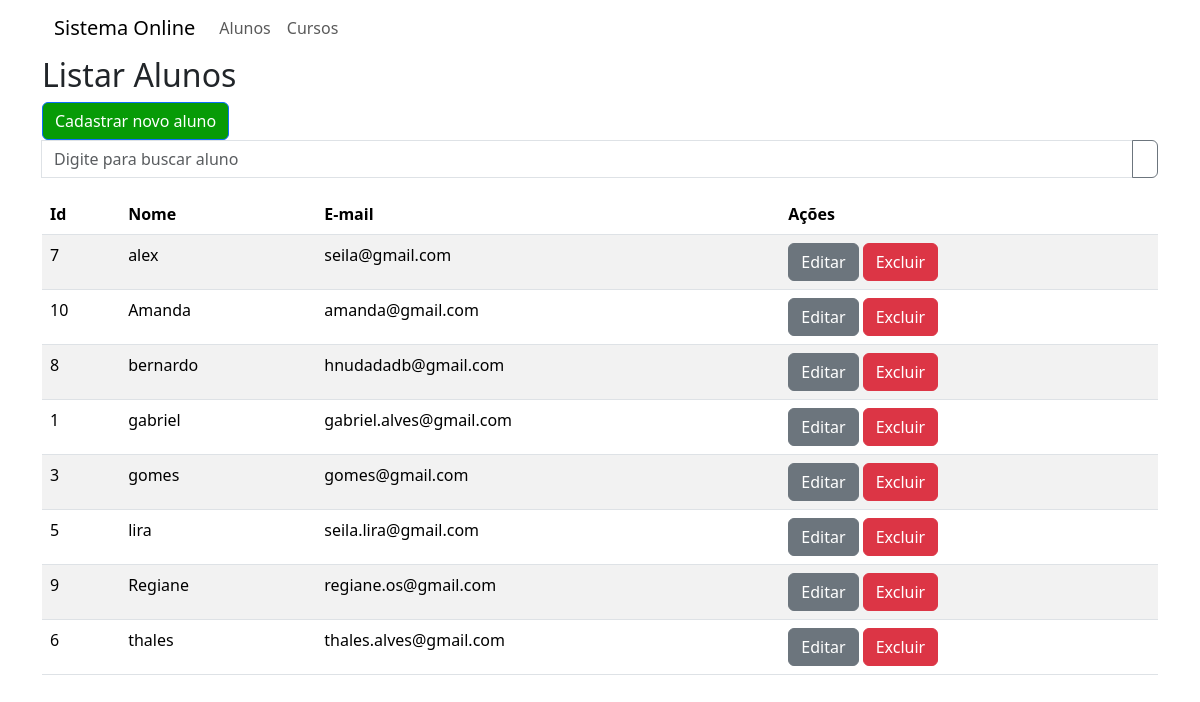
Before: /teste/listar_alunos with the older database file.
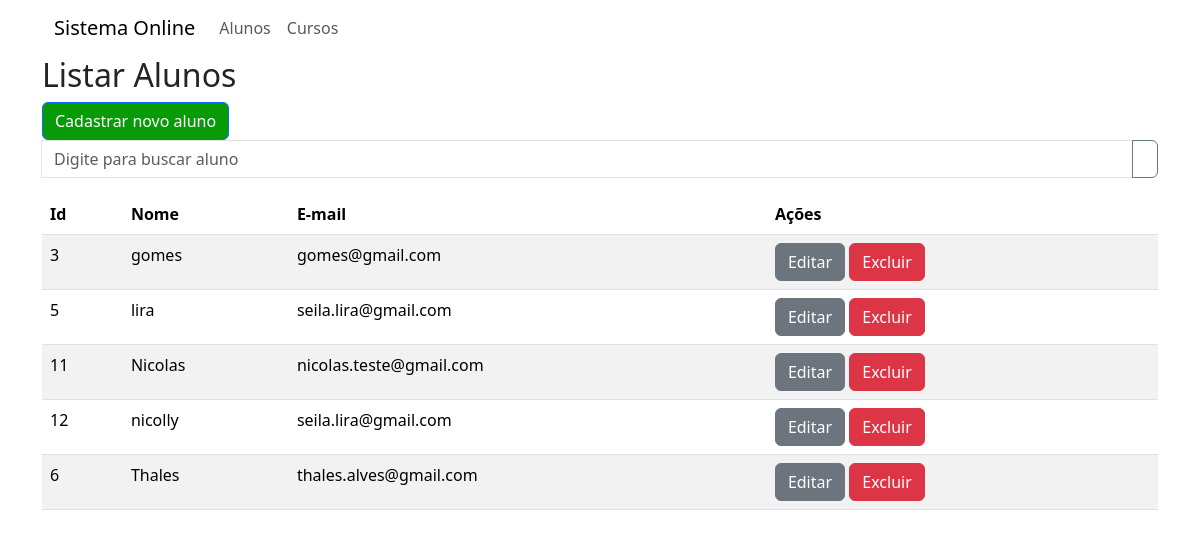
After: the same page with the newer database file.
### teste/models.py (models this page shows, shortened)
class Aluno(models.Model):
    nome = models.CharField(max_length=200, null=False)
    cpf = models.CharField(max_length=14, null=False)
    email = models.EmailField()

### teste/views.py (the view)
# urls.py: path("listar_alunos", views.listarAlunos, name="listar_alunos"),
def listarAlunos(request):
    busca = request.GET.get("busca")
    ordem = request.GET.get("ordem")
    if busca:
        if not ordem:
          alunos = (Aluno.objects.filter(nome__icontains=busca).extra(select={"novo": "lower(nome)"})
            .order_by("novo"))
        elif ordem == 'nome':
          alunos = (Aluno.objects.filter(nome__icontains=busca).extra(select={"novo": "lower(nome)"})
            .order_by("novo"))
        elif ordem == '-nome':
           alunos = (Aluno.objects.filter(nome__icontains=busca).extra(select={"novo": "lower(nome)"})
            .order_by("-novo"))
    else:
        busca = ''
        if not ordem:
           alunos = Aluno.objects.all().extra(select={"novo": "lower(nome)"}).order_by("novo")
        elif ordem == 'nome':
           alunos = Aluno.objects.all().extra(select={"novo": "lower(nome)"}).order_by("novo")
        elif ordem == '-nome':
           alunos = Aluno.objects.all().extra(select={"novo": "lower(nome)"}).order_by("-novo")
    return render(request, "listar_aluno.html", {"alunos": alunos})

### teste/templates/listar_aluno.html (shortened to what this page needs)
{% extends 'base.html' %}
{% block content %}
{% load bootstrap_icons %}
<h2>Listar Alunos</h2>
<a href="{% url 'incluir_aluno' %}" class="btn btn-primary">
    Cadastrar novo aluno</a>
    <form method="get" id="formulario">
        <div class="input-group mb-3">
            <input type="text" class="form-control"
                placeholder="Digite para buscar aluno" aria-label="Digite para buscar aluno"
                name="busca" value="{{ busca }}"
                aria-describedby="button-addon2">
            <button class="btn btn-outline-secondary" type="submit"
                    id="button-addon2">{% bs_icon 'search' %}</button>
        </div>
    </form>
<table class="table table-striped">
    <thead>
        <tr>
            <th>Id</th>
            <th>Nome
            </th>
            <th>E-mail</th>
            <th>Ações</th>
        </tr>
    </thead>
    <tbody>
        {% for a in alunos %}
        <tr>
            <td>{{a.id}}</td>
            <td>{{a.nome}}</td>
            <td>{{a.email}}</td>
            <td>
                <a href="{% url 'editar_aluno' a.id %}"
                class="btn btn-secondary">
                Editar</a>
                <a href="javascript:void(0)"
                onclick="abrirTela('{% url 'excluir_aluno' a.id %}' )"
                class="btn btn-danger">
                Excluir</a>
            </td>
        </tr>
        {% endfor %}
    </tbody>
</table>
{% endblock %}

### templates/base.html (shortened to what this page needs)
{% load django_bootstrap5 %}
{% load bootstrap_icons %}
<!DOCTYPE html>
<html lang="en">
<head>
    {% bootstrap_css %}
    {% load static %}
    <link rel="stylesheet" href="{% static 'css/estilos.css' %}">
</head>
<body>
    <div class="container">
        <nav class="navbar navbar-expand-lg">
            <div class="container-fluid">
                <a class="navbar-brand" href="#">
                    Sistema Online</a>
                <div class="collapse navbar-collapse" id="menu">
                    <ul class="navbar-nav me-auto mb-2 mb-lg-0">
                        <li class="list-item">
                            <a href="{% url 'listar_alunos' %}" class="nav-link">Alunos</a>
                        </li>
                        <li class="list-item">
                            <a href="{% url 'listar_cursos' %}" class="nav-link">Cursos</a>
                        </li>
                    </ul>
                </div>
            </div>
        </nav>
        {% block content %}
        {% endblock %}
    </div>
</body>
</html>

### templates/static/css/estilos.css (style rules this page uses)
.btn-primary { background-color: #079b07 !important; }

Changed rows visible on the page:
removed Aluno: id "7", nome "alex", email "seila@gmail.com"
removed Aluno: id "10", nome "Amanda", email "amanda@gmail.com"
removed Aluno: id "8", nome "bernardo", email "hnudadadb@gmail.com"
removed Aluno: id "1", nome "gabriel", email "gabriel.alves@gmail.com"
removed Aluno: id "9", nome "Regiane", email "regiane.os@gmail.com"
added Aluno: id "11", nome "Nicolas", email "nicolas.teste@gmail.com"
added Aluno: id "12", nome "nicolly", email "seila.lira@gmail.com"
changed Aluno "thales.alves@gmail.com": nome "thales" → "Thales"
